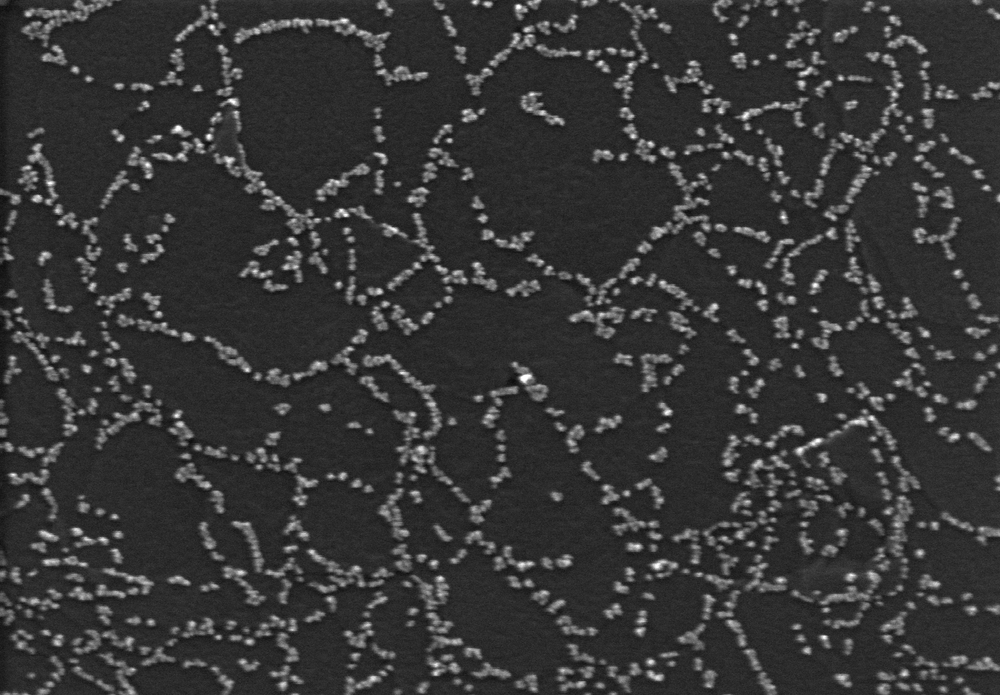
#> input picture counting_elements_OpenCV/test2.tif, 1000 x 695 px, shrunk from 1280 x 890 before the run
$ jupyter execute 'counting _elements_TEM_images_OpenCV.ipynb'   (shell and % lines are left out)
#> lines starting #> are read from the running program, lines starting #| are printed output that depends on the picture; after the words box and inside, x2 and y2 are one past the last pixel; in counts of white or black regions, pixels touching at a corner belong together
##  Introduction

This example is based on [Kaggle](https://www.kaggle.com/javidimail/nuclei-detection-with-opencv) example an give us insights on how to use OpenCV to detect and count elements in Transmission Electron Microscopy images.
The image used here as example was taken from a dataset provided by [Boiko et al. (2020)](https://www.nature.com/articles/s41597-020-0439-1)

### Importing libraries

[cell 1]
import numpy as np
import matplotlib.pyplot as plt
import cv2
import os
import pandas as pd
import imageio
import shutil

### Choosing a TEM image from dataset

[cell 2]
FILE = 'test2.tif'

### Reading the image and finding appropriate filter settings

[cell 3]
img = cv2.imread(FILE,0)
#> img is the input picture: shape (695, 1000); min 12, max 255, mean 54.8
plt.imshow(img, cmap = 'gray')
plt.show()

[cell 4]
# Otsu's thresholding after Gaussian filtering
blur = cv2.GaussianBlur(img,(5,5),0)
ret3,th3 = cv2.threshold(blur,0,255,cv2.THRESH_BINARY+cv2.THRESH_OTSU)
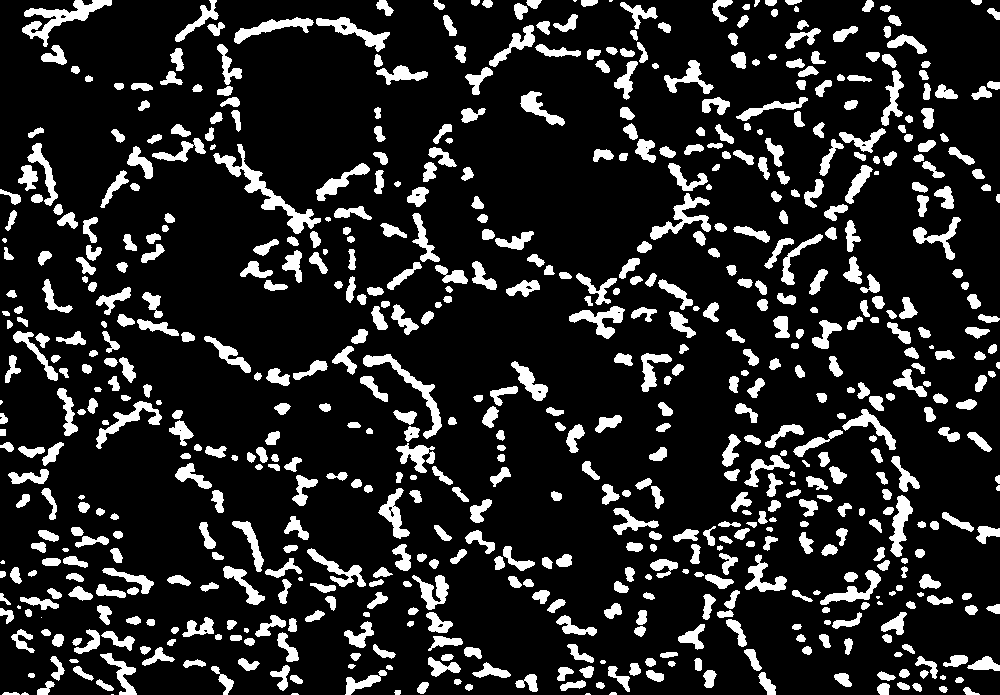
#> th3: shape (695, 1000); 15.2% white; 674 white regions (16 under 20 px), largest, box (x1, y1, x2, y2) and area: (213, 144, 321, 234) 1577, (22, 0, 112, 47) 1276, (363, 354, 442, 439) 1051
#> ret3 = 78

### Ploting  the filtering process

[cell 5]
plt.figure(figsize=(15,5))
images = [blur, 0, th3]
titles = ['Gaussian filtered Image','Histogram',"Otsu's Thresholding"]
plt.subplot(1,3,1),plt.imshow(images[0],'gray')
plt.title(titles[0]), plt.xticks([]), plt.yticks([])
plt.subplot(1,3,2),plt.hist(images[0].ravel(),256)
plt.title(titles[1]), plt.xticks([]), plt.yticks([])
plt.subplot(1,3,3),plt.imshow(images[2],'gray')
plt.title(titles[2]), plt.xticks([]), plt.yticks([])
plt.show()
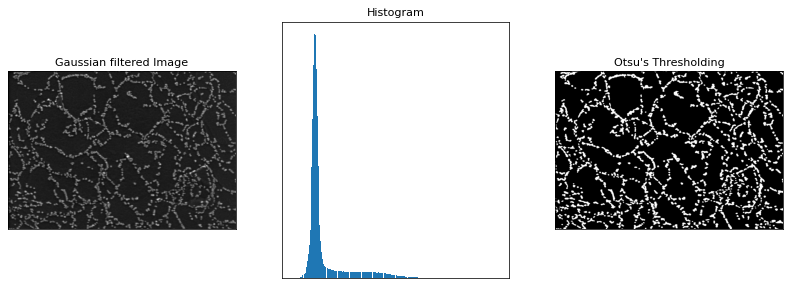
#> figure drawn by matplotlib, 3 panels

### Counting the number of contours in the filtered image

[cell 6]
im = cv2.imread(FILE)
imgray = cv2.cvtColor(im,cv2.COLOR_BGR2GRAY)
ret,thresh = cv2.threshold(img,0,255,cv2.THRESH_BINARY+cv2.THRESH_OTSU)
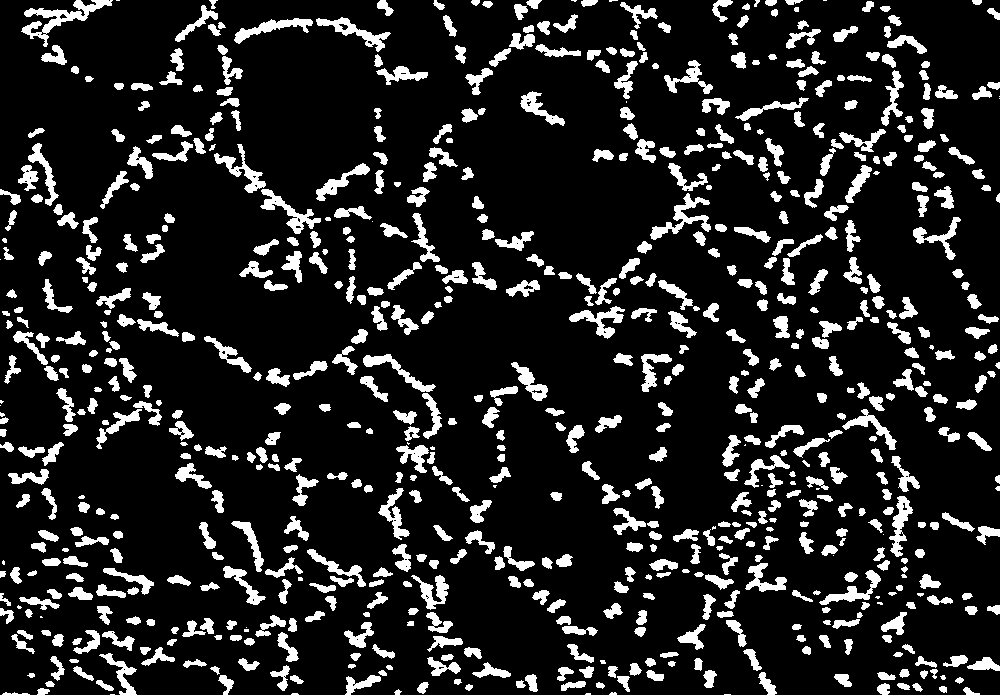
#> thresh: shape (695, 1000); 14% white; 742 white regions (38 under 20 px)
#> ret = 82
contours, hierarchy = cv2.findContours(thresh, cv2.RETR_TREE, cv2.CHAIN_APPROX_SIMPLE)
#> contours = 820 contours, 144 with area under 20; largest, box (x1, y1, x2, y2) and area: (21, 0, 113, 47) 994, (650, 193, 711, 240) 672, (260, 189, 321, 234) 655, (316, 17, 391, 52) 649, (234, 18, 313, 44) 584
img = cv2.drawContours(img, contours, -1, (255,255,255), 3)
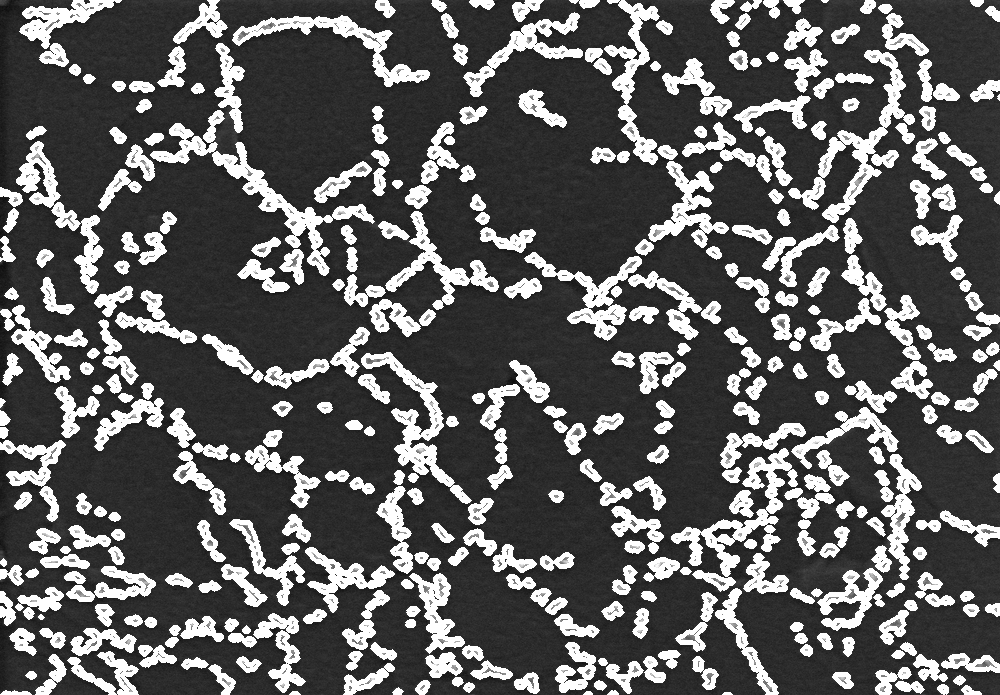
#> img: shape (695, 1000); min 12, max 255, mean 93.4
plt.figure(figsize=(15,15))
plt.subplot(1,2,1),plt.title('Original Image (Boiko et al.2020)'),plt.imshow(im)#,'red')
plt.subplot(1,2,2),plt.title('OpenCV.findContours'),plt.imshow(img,'gray')#,'red')

print('number of detected contours: ',len(contours))
#| number of detected contours:  820
